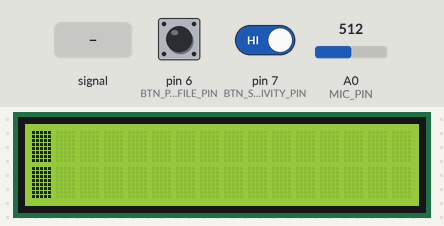
Bench run of a sketch on a simulated Arduino Nano, built with avr-gcc and run on an emulated ATmega328P. Shown: 16×2 character LCD. The test bench sets the inputs (shaded band); at power-on: pin 6 (BTN_PROFILE_PIN) HIGH, pin 7 (BTN_SENSITIVITY_PIN) HIGH, A0 (MIC_PIN) = 512. Random numbers use the default seed unless the sketch sets one.

Above: at 5.3 s.
5.4 s: A0 (MIC_PIN) fed a 200 Hz sine of ±81 counts around its level
At 7.7 s:
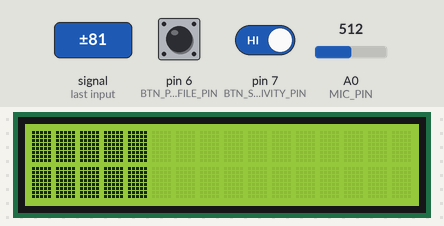
8.2 s: pin 6 (BTN_PROFILE_PIN) pulled LOW for 0.15 s
At 8.7 s:
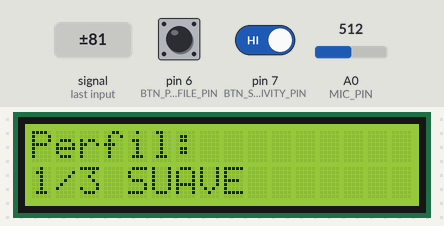
8.9 s: pin 7 (BTN_SENSITIVITY_PIN) driven LOW
11.9 s: A0 (MIC_PIN) set to 716
At 13.8 s:
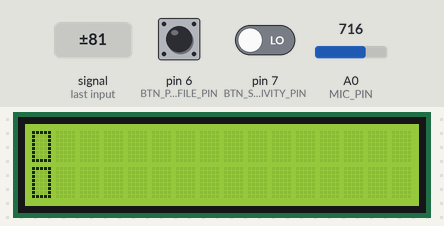
14.4 s: A0 (MIC_PIN) fed a 1000 Hz sine of ±255 counts around its level
At 16.9 s:
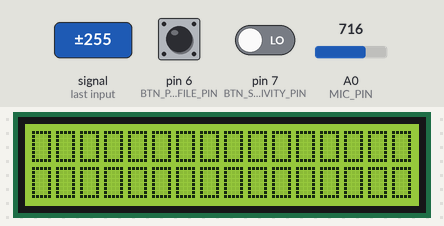
17.3 s: A0 (MIC_PIN) fed a 2 Hz sine of ±306 counts around its level
At 17.47 s:
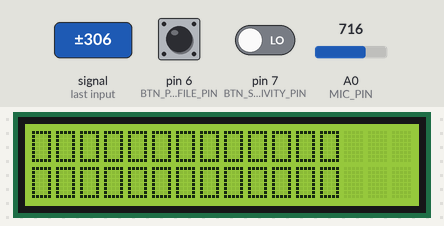
Timing chart, 0 to 20.3 s (numbered marks = the images above; inputs shaded):
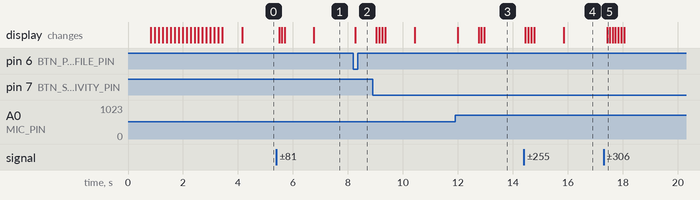

The sketch:

vu_meter_nano.ino
```cpp
#include <Wire.h>
#include <LiquidCrystal_I2C.h>

// ==========================
// VU Meter para Arduino Nano
// LCD 16x2 via I2C
// ==========================

LiquidCrystal_I2C lcd(0x27, 16, 2); // ajuste para 0x3F se necessário

const uint8_t MIC_PIN = A0;
const uint8_t BTN_PROFILE_PIN = 6;      // botão para trocar perfil
const uint8_t BTN_SENSITIVITY_PIN = 7;  // botão para trocar sensibilidade

const uint8_t BAR_WIDTH = 16;
const uint16_t REFRESH_MS = 60;
const uint16_t UI_MESSAGE_MS = 700;
const uint16_t DEBOUNCE_MS = 35;
const uint16_t BUTTON_STEP_GUARD_MS = 280;
const uint16_t CHAR_SWITCH_HOLD_MS = 3000;

struct VuProfile {
  const char *name;
  uint16_t sampleWindowMs;
  uint16_t peakHoldMs;
  float lowBandAlpha;
  float attackAlpha;
  float releaseAlpha;
};

const VuProfile PROFILES[] = {
  {"SUAVE", 14, 1000, 0.46f, 0.77f, 0.56f},
  {"EQUIL", 13, 1000, 0.50f, 0.83f, 0.61f},
  {"AGRES", 11, 1000, 0.59f, 1.00f, 0.73f},
};
const uint8_t PROFILE_COUNT = sizeof(PROFILES) / sizeof(PROFILES[0]);

const uint8_t SENS_PERCENTS[] = {10, 25, 50, 75, 100};
const float SENS_LEVELS[] = {0.20f, 0.45f, 0.80f, 1.15f, 1.50f};
const uint8_t SENS_COUNT = sizeof(SENS_LEVELS) / sizeof(SENS_LEVELS[0]);

uint8_t profileIndex = 2;     // inicia no AGRES (default)
uint8_t sensitivityIndex = 2; // inicia em 50% (default)

enum VuCharStyle : uint8_t {
  CHAR_STYLE_SOLID = 0,
  CHAR_STYLE_HOLLOW = 1,
  CHAR_STYLE_ROUNDED = 2,
};

const uint8_t CHAR_STYLE_COUNT = 3;
const uint8_t LCD_CHAR_HOLLOW = 0;
const uint8_t LCD_CHAR_ROUNDED = 1;

uint8_t vuCharStyle = CHAR_STYLE_SOLID;

uint8_t peakLevel = 1;
unsigned long peakUntilMs = 0;
float lowBand = 0;
float smoothed = 0;

unsigned long profileLastPress = 0;
unsigned long sensLastPress = 0;
unsigned long uiMessageUntil = 0;
bool lastProfileBtnState = HIGH;
bool lastSensBtnState = HIGH;
bool sensHoldHandled = false;
unsigned long sensPressStartMs = 0;


const uint8_t CHAR_HOLLOW_BITMAP[8] = {
  B11111,
  B10001,
  B10001,
  B10001,
  B10001,
  B10001,
  B10001,
  B11111
};

const uint8_t CHAR_ROUNDED_BITMAP[8] = {
  B01110,
  B11111,
  B11111,
  B11111,
  B11111,
  B11111,
  B11111,
  B01110
};

uint8_t vuBarChar() {
  if (vuCharStyle == CHAR_STYLE_HOLLOW) return LCD_CHAR_HOLLOW;
  if (vuCharStyle == CHAR_STYLE_ROUNDED) return LCD_CHAR_ROUNDED;
  return 255;
}

void showCharStyleMessage() {
  const char *styleName = "Solido";
  if (vuCharStyle == CHAR_STYLE_HOLLOW) styleName = "Quadrado Vazio";
  if (vuCharStyle == CHAR_STYLE_ROUNDED) styleName = "Bolinhas Cheias";

  char line1[17];
  snprintf(line1, sizeof(line1), "%u/3 %s", vuCharStyle + 1, styleName);
  showModeMessage("Caractere VU:", line1);
}

uint8_t levelFromAmplitude(float amplitude) {
  long mapped = map((long)amplitude, 0, 350, 0, BAR_WIDTH);
  if (mapped < 1) mapped = 1; // mantém a 1ª coluna sempre acesa
  if (mapped > BAR_WIDTH) mapped = BAR_WIDTH;
  return (uint8_t)mapped;
}

void drawBar(uint8_t row, uint8_t filled) {
  lcd.setCursor(0, row);
  for (uint8_t i = 0; i < BAR_WIDTH; i++) {
    lcd.print(i < filled ? (char)vuBarChar() : ' ');
  }
}

void drawPeakMarker(uint8_t row, uint8_t level, uint8_t peak, bool showPeak) {
  if (!showPeak) return;
  uint8_t peakCol = (peak > 0) ? (peak - 1) : 0;
  if (peakCol >= BAR_WIDTH) peakCol = BAR_WIDTH - 1;
  lcd.setCursor(peakCol, row);
  lcd.print('|');
}

void showModeMessage(const char *line0, const char *line1) {
  lcd.clear();
  lcd.setCursor(0, 0);
  lcd.print(line0);
  lcd.setCursor(0, 1);
  lcd.print(line1);
  uiMessageUntil = millis() + UI_MESSAGE_MS;
}

void showProfileMessage() {
  char line1[17];
  snprintf(line1, sizeof(line1), "%u/3 %s", profileIndex + 1, PROFILES[profileIndex].name);
  showModeMessage("Perfil:", line1);
}

void showSensitivityMessage() {
  char line1[17];
  snprintf(line1, sizeof(line1), "%u/5 %u%%", sensitivityIndex + 1, SENS_PERCENTS[sensitivityIndex]);
  showModeMessage("Sensibilidade:", line1);
}

void lcdSelfTestAnimation() {
  lcd.clear();
  lcd.setCursor(0, 0);
  lcd.print("Teste LCD");
  lcd.setCursor(0, 1);
  lcd.print("Aguarde...");
  delay(700);

  randomSeed(analogRead(A7));
  for (uint8_t frame = 0; frame < 18; frame++) {
    for (uint8_t r = 0; r < 2; r++) {
      lcd.setCursor(0, r);
      for (uint8_t c = 0; c < 16; c++) {
        lcd.print(random(0, 100) > 40 ? (char)255 : ' ');
      }
    }
    delay(110);
  }

  lcd.clear();
}

int peakToPeakAmplitude(uint16_t windowMs) {
  int minV = 1023;
  int maxV = 0;
  unsigned long start = millis();

  while (millis() - start < windowMs) {
    int v = analogRead(MIC_PIN);
    if (v < minV) minV = v;
    if (v > maxV) maxV = v;
  }
  return maxV - minV;
}

void handleButtons() {
  unsigned long now = millis();

  bool profileState = digitalRead(BTN_PROFILE_PIN);
  bool sensState = digitalRead(BTN_SENSITIVITY_PIN);

  // Aciona apenas na borda de descida (HIGH->LOW), evitando repetição ao segurar
  if (lastProfileBtnState == HIGH && profileState == LOW &&
      (now - profileLastPress) > (DEBOUNCE_MS + BUTTON_STEP_GUARD_MS)) {
    profileLastPress = now;
    profileIndex = (profileIndex + 1) % PROFILE_COUNT;
    peakLevel = 1;
    peakUntilMs = 0;
    lowBand = 0;
    smoothed = 0;
    showProfileMessage();
  }

  if (lastSensBtnState == HIGH && sensState == LOW) {
    sensPressStartMs = now;
    sensHoldHandled = false;
  }

  if (sensState == LOW && !sensHoldHandled &&
      (long)(now - sensPressStartMs) >= CHAR_SWITCH_HOLD_MS) {
    vuCharStyle = (vuCharStyle + 1) % CHAR_STYLE_COUNT;
    sensHoldHandled = true;
    sensLastPress = now;
    showCharStyleMessage();
  }

  if (lastSensBtnState == LOW && sensState == HIGH && !sensHoldHandled &&
      (now - sensLastPress) > (DEBOUNCE_MS + BUTTON_STEP_GUARD_MS)) {
    sensLastPress = now;
    sensitivityIndex = (sensitivityIndex + 1) % SENS_COUNT;
    showSensitivityMessage();
  }

  lastProfileBtnState = profileState;
  lastSensBtnState = sensState;
}

void setup() {
  pinMode(BTN_PROFILE_PIN, INPUT_PULLUP);
  pinMode(BTN_SENSITIVITY_PIN, INPUT_PULLUP);

  lcd.init();
  lcd.backlight();
  lcd.createChar(LCD_CHAR_HOLLOW, (uint8_t *)CHAR_HOLLOW_BITMAP);
  lcd.createChar(LCD_CHAR_ROUNDED, (uint8_t *)CHAR_ROUNDED_BITMAP);

  lcdSelfTestAnimation();
  showModeMessage("VU Meter", "Iniciando...");
  delay(700);
  lcd.clear();
}

void loop() {
  handleButtons();

  if ((long)(uiMessageUntil - millis()) > 0) {
    delay(REFRESH_MS);
    return;
  }

  const VuProfile &p = PROFILES[profileIndex];

  int p2p = peakToPeakAmplitude(p.sampleWindowMs);
  float adjusted = p2p * SENS_LEVELS[sensitivityIndex];

  lowBand += p.lowBandAlpha * (adjusted - lowBand);
  float alpha = (lowBand >= smoothed) ? p.attackAlpha : p.releaseAlpha;
  smoothed += alpha * (lowBand - smoothed);

  uint8_t level = levelFromAmplitude(smoothed);

  unsigned long now = millis();
  if (level > peakLevel) {
    peakLevel = level;
    peakUntilMs = now + p.peakHoldMs;
  } else if ((long)(now - peakUntilMs) > 0) {
    peakLevel = level;
  }

  bool showPeak = ((long)(peakUntilMs - now) > 0);

  drawBar(0, level);
  drawBar(1, level);
  drawPeakMarker(0, level, peakLevel, showPeak);
  drawPeakMarker(1, level, peakLevel, showPeak);

  delay(REFRESH_MS);
}
```

Measured:
- after the input at 5.4 s, the display: first changes after 0.10 s (image 1 shows a later state)
- after the input at 8.2 s, the display: changes after 0.06 s (image 2)
- after the input at 14.4 s, the display: first changes after 0.05 s (image 4 shows a later state)
- after the input at 17.3 s, the display: changes after 0.13 s (image 5)
